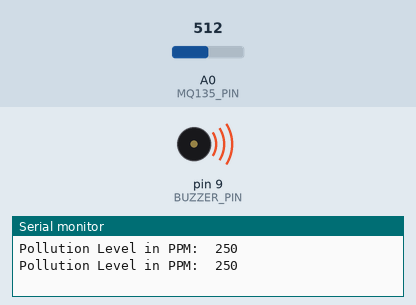
This sketch was run on a simulated Arduino Uno, built with avr-gcc and run on an emulated ATmega328P. On the bench: buzzer (waves = sounding, pin HIGH), the last lines printed to the serial monitor. The test bench sets the inputs (shaded band); at power-on: A0 (MQ135_PIN) = 512.

Above: at 3.8 s.
3.9 s: A0 (MQ135_PIN) set to 425
7.8 s: A0 (MQ135_PIN) set to 395
At 8.3 s:
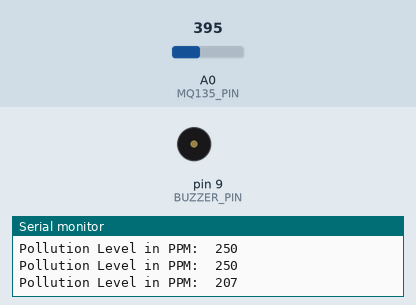
11.7 s: A0 (MQ135_PIN) set to 511
At 12.8 s:
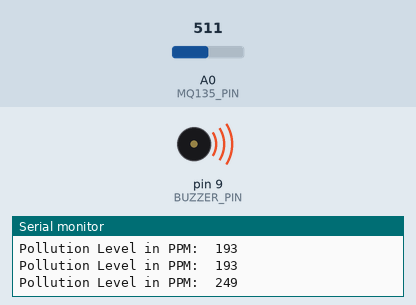
19.4 s: A0 (MQ135_PIN) set to 306
At 19.9 s:
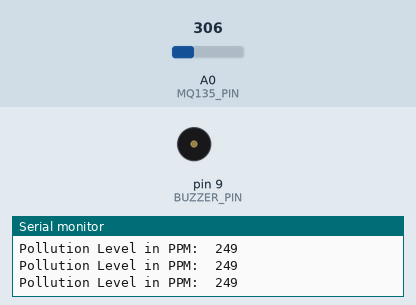
Timing chart, 0 to 22.4 s (numbered marks = the images above; inputs shaded):
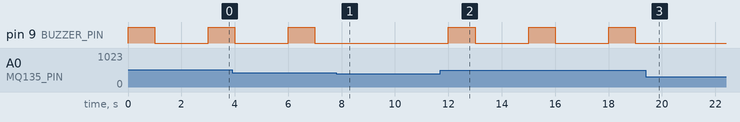

The sketch:

pollution_detector.ino
```cpp
// Pin connections
const int MQ135_PIN = A0;
const int BUZZER_PIN = 9;

// Threshold for high pollution level
const int POLLUTION_THRESHOLD = 200; // Adjust this value according to your needs

// Variables
int pollutionLevel = 0;

void setup() {
  // Initialize serial communication
  Serial.begin(9600);

  // Set buzzer pin as output
  pinMode(BUZZER_PIN, OUTPUT);
}

void loop() {
  // Read the sensor value
  int sensorValue = analogRead(MQ135_PIN);

  // Convert sensor value to pollution level
  pollutionLevel = map(sensorValue, 0, 1023, 0, 500);

  // Print pollution level to serial monitor
  Serial.print("Pollution Level in PPM:  ");
  Serial.println(pollutionLevel);

  // Check if pollution level exceeds the threshold
  if (pollutionLevel > 200) {
    // Activate the buzzer
    digitalWrite(BUZZER_PIN, HIGH);
    delay(1000); // Buzzer on for 1 second
    digitalWrite(BUZZER_PIN, LOW);
    delay(1000); // Buzzer off for 1 second
  }

  // Delay before next reading
  delay(1000); // Adjust the delay as needed
}
```

Measured:
- the behaviour switches between 412 and 411 on A0 (MQ135_PIN) (found by bisection; images 0 and 1)
- after the input at 7.8 s, pin 9 (BUZZER_PIN): stays LOW (without the input it goes to HIGH after 1.2 s)
- after the input at 11.7 s, pin 9 (BUZZER_PIN): alternates HIGH for 1.0 s and LOW for 2.0 s, starting after 0.30 s
- after the input at 19.4 s, pin 9 (BUZZER_PIN): stays LOW (without the input it goes to HIGH after 1.6 s)
